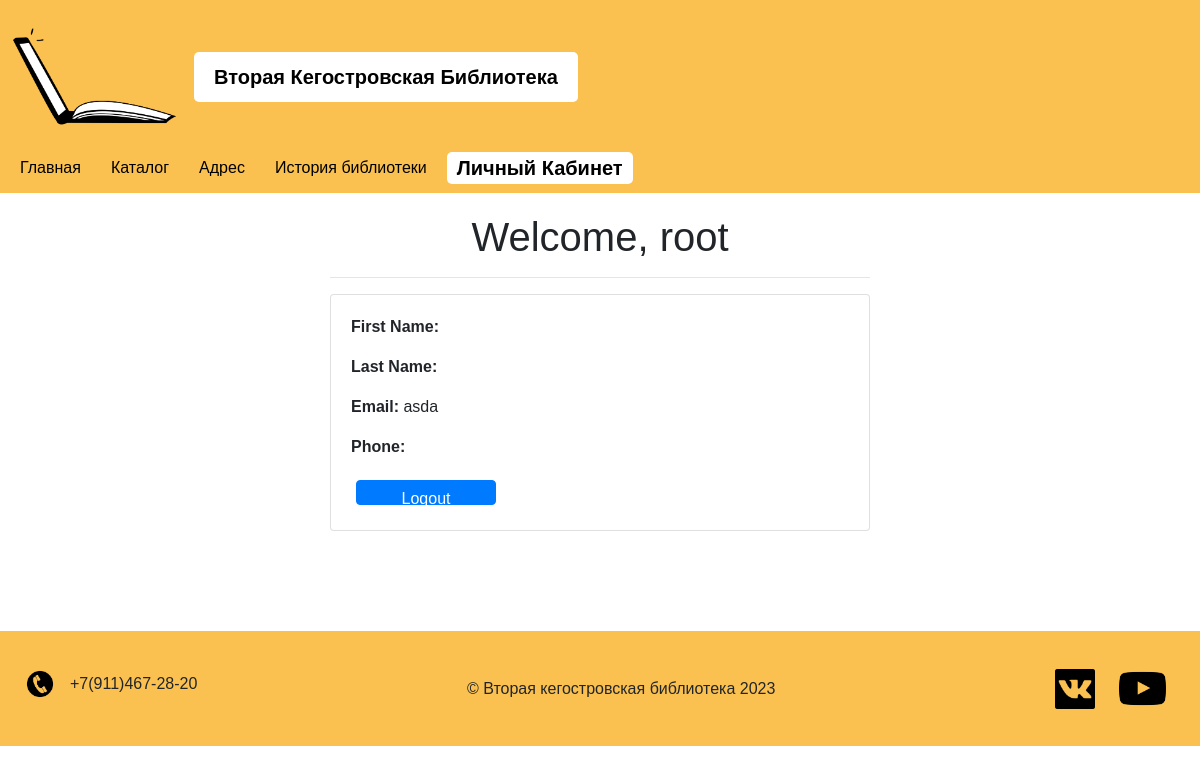
The page /profile/ (signed in) on the database as committed earlier.
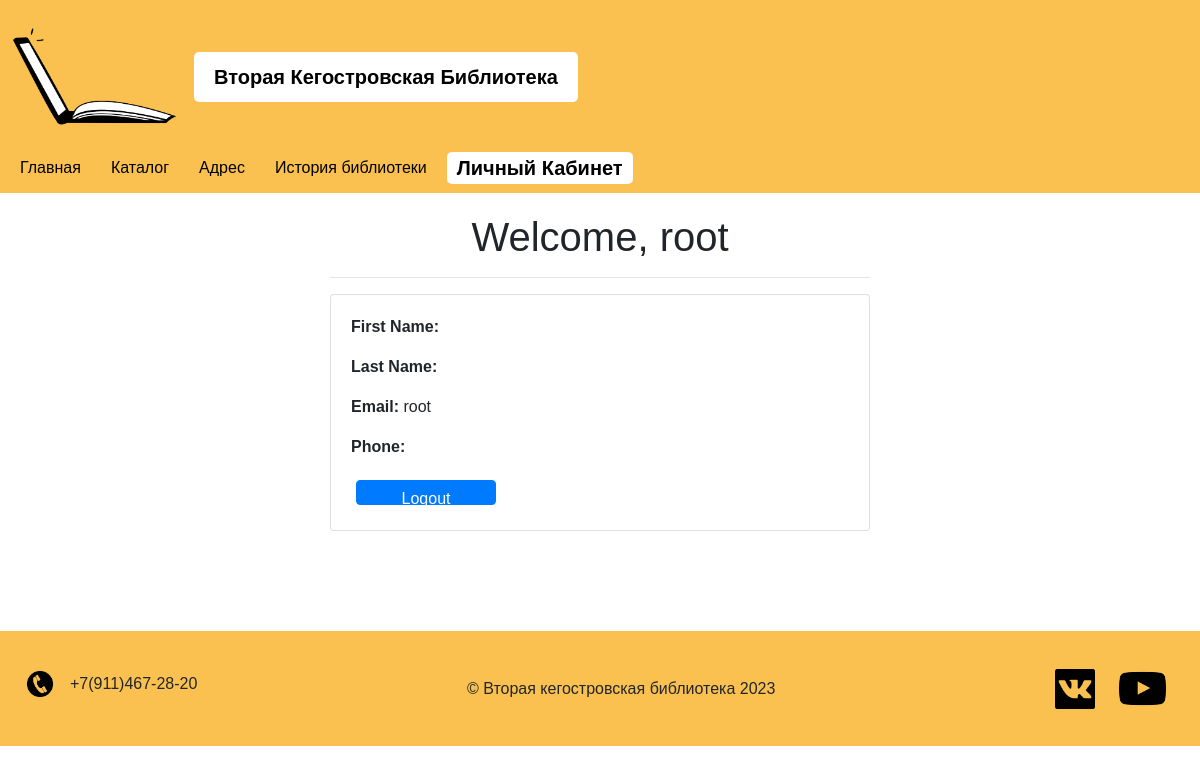
The same page on the database as committed later.
### library/models.py (models this page shows, shortened)
class LibraryUser(AbstractUser):
    first_name = models.CharField(max_length=30)
    second_name = models.CharField(max_length=30)
    last_name = models.CharField(max_length=30)
    date_of_birth = models.DateField(null=True)
    email = models.CharField(max_length=100)
    phone = models.CharField(max_length=30)
    card_number = models.CharField(max_length=10, default=generate_random_number, unique=True)
    groups = models.ManyToManyField('auth.Group', related_name='library_users', related_query_name='library_user')
    user_permissions = models.ManyToManyField('auth.Permission', related_name='library_users', related_query_name='library_user')

### library/views.py (the view)
# urls.py: path('profile/', views.personal_area, name='profile'),
@login_required
def personal_area(request):
    active_item = '������ �������'
    settings = {'menu': Nav_Tables,
                'title': '������ �������'
                }
    for item in Nav_Tables:
        if item['title'].lower() == active_item.lower():
            item['active'] = True
        else:
            item['active'] = False
    return render(request, 'personal_area.html', context=settings)

### library/templates/personal_area.html
{% extends 'base.html' %}
{% block content %}
<head>
    <link rel="stylesheet" href="https://cdn.jsdelivr.net/npm/bootstrap@4.1.3/dist/css/bootstrap.min.css">
</head>
<div class="container">
    <div class="row">
        <div class="col-md-6 offset-md-3">
            <h1 class="text-center">Welcome, {{ user.username }}</h1>
            <hr>
            <div class="card">
                <div class="card-body">
                    <p><strong>First Name:</strong> {{ user.first_name }}</p>
                    <p><strong>Last Name:</strong> {{ user.last_name }}</p>
                    <p><strong>Email:</strong> {{ user.email }}</p>
                    <p><strong>Phone:</strong> {{ user.phone }}</p>
                    <a class="btn btn-primary" href="{% url 'logout' %}">Logout</a>
                </div>
            </div>
        </div>
    </div>
</div>
{% endblock %}

### library/templates/base.html (shortened to what this page needs)
{% load static %}
<!DOCTYPE html>
<html>
<head>
    {% block head %}
    <link rel="stylesheet" href="{% static 'css/styles_base.css' %}" />
    <link rel="stylesheet" href="{% static 'css/styles_index.css' %}" />
    <link rel="stylesheet" href="{% static 'css/styles_catalog.css' %}" />
    <link rel="stylesheet" href="{% static 'css/styles_about.css' %}" />
    <link rel="stylesheet" href="{% static 'css/styles_login.css' %}" />
    {% endblock %}
</head>
<body>
    {% block mainmenu %}
    <header>
        <div class="container-header">
            <div class="logo">
                <img src="{% static 'images/logo.png' %}" alt="Логотип" />
                <div class="logo-text">Вторая Кегостровская Библиотека</div>
            </div>
            <ul class="menu">
                {% for i in menu %}
                <li><a href="{% url i.url_name %}" {% if i.active %} class="actives" {% endif %}>{{ i.title }}</a></li>
                {% endfor %}
            </ul>
        </div>
    </header>
    {% endblock mainmenu %}
    <main>
        <div class="wrapper">
            <div class="content-main">
                {% block content %}{% endblock %}
            </div>
        </div>
    </main>
    <footer>
        <div class="footer-content">
            <div class="contact-info">
                <img src="{% static 'images/phone.png' %}" alt="Телефон">
                <span>+7(911)467-28-20</span>
            </div>
            © Вторая кегостровская библиотека 2023
            <div class="social-links">
                <a href="https://vk.com/dobrolubovka" target="_blank"><img src="{% static 'images/vk.png' %}" alt="VK" width="40" height="40"></a>
                <a href="https://www.youtube.com/watch?v=dQw4w9WgXcQ" target="_blank"><img src="{% static 'images/youtube.png' %}" alt="YouTube" width="75" height="75"></a>
            </div>
        </div>
    </footer>
</body>
</html>

### library/static/css/styles_base.css (style rules this page uses)
body { font-family: Arial, sans-serif !important; margin: 0; padding: 0; }
header { background-color: #fbc150; margin-bottom: 20px; padding: 10px; }
.container-header { display: flex; justify-content: space-between; align-items: center; flex-wrap: wrap; }
.logo { display: flex; align-items: center; margin-bottom: 10px; }
.logo img { width: 169px; height: auto; margin-right: 15px; }
.logo-text { background-color: #fff; color: #000f; padding: 10px 20px; font-size: 20px; font-weight: bold; border-radius: 5px; }
.menu { list-style: none; margin: 0; padding: 0; display: flex; align-items: center; }
.menu li { margin-right: 10px; }
.menu li a { color: #000000; text-decoration: none; padding: 5px 10px; border-radius: 5px; }
.menu li a.actives { background-color: #fff; font-weight: bold; font-size: 20px; }
footer { background-color: #fbc150; padding: 20px; text-align: center; }
.footer-content { display: flex; justify-content: space-between; align-items: center; flex-wrap: wrap; }
.contact-info { display: flex; align-items: center; margin-bottom: 10px; }
.contact-info img { width: 40px; height: 40px; margin-right: 10px; }
.social-links { display: flex; align-items: center; }
.social-links a { display: inline-block; margin-left: 10px; text-decoration: none; }
.wrapper { min-height: 100%; position: relative; }
.content-main { padding-bottom: 100px; }

### library/static/css/styles_catalog.css (style rules this page uses)
.btn { border-radius: 10px; color: black; transition: .2s linear; background: #eefdc1; width: 140px; height: 25px; margin: 5px; }

Rows that differ between the two databases and show on the page:
changed LibraryUser "root": email "asda" → "root"
